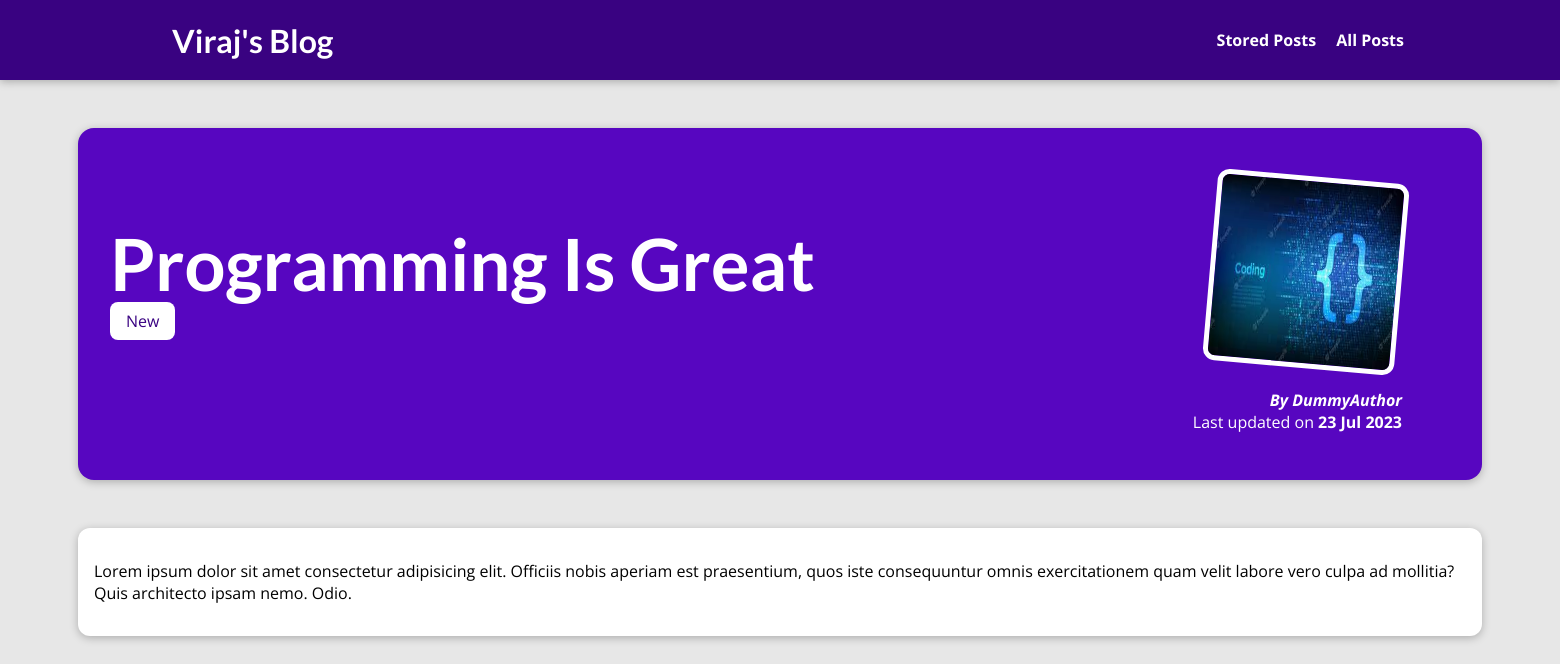
The page /posts/programming-is-great on the database its author committed.
### blog/models.py (models this page shows, shortened)
class Post(models.Model):
    title = models.CharField(max_length=20)
    slug = models.SlugField(unique=True)
    date = models.DateField(auto_now=True)
    image = models.ImageField(upload_to="posts", null=True)
    excerpt = models.CharField(max_length=100)
    content = models.TextField(validators=[MinLengthValidator(10)])
    author = models.ForeignKey(Author, on_delete=models.SET_NULL, null=True)
    tags = models.ManyToManyField(Tag)

class Tag(models.Model):
    caption = models.CharField(max_length=10)
    class Meta:
        verbose_name_plural = 'tags##'

class Author(models.Model):
    name = models.CharField(max_length=50)
    def __str__(self):
        return self.name

### blog/views.py (the view)
# urls.py: path('posts/<slug:slug>', views.PostDetailView.as_view(), name='post-detail'),
class PostDetailView(DetailView):
    template_name = 'blog/post_detail.html'
    model = Post
    def get_context_data(self, **kwargs):
        cache.delete("posts")
        context = super().get_context_data(**kwargs)
        context['post_tags'] = self.object.tags.all()
        return context

### blog/templates/blog/post_detail.html (shortened to what this page needs)
{% extends "base.html" %}
{% load static %}
{% block css_files %}
<link rel="stylesheet" href="{% static 'blog/post_detail.css' %}" />
{% endblock %}
{% block content %}
<section id="summary">
  <h2>{{ post.title }}</h2>
  <div>
    {% for tag in post_tags %}
      <span class="tag">{{ tag.caption }}</span>
    {% endfor %}
  </div>
  <article>
    <img src="{{ post.image.url }}" alt="{{ post.title }}" />
    <address>By {{ post.author }}</address>
    <div>Last updated on <time>{{ post.date|date:"d M Y" }}</time></div>
  </article>
</section>
<main>
  {{ post.content|linebreaks }}
</main>
{% endblock %}

### static/app.css (style rules this page uses)
* { box-sizing: border-box; }
html { font-family: 'Open Sans', 'Lato', sans-serif; }
body { margin: 0; }
h1, h2, h3 { font-family: 'Lato', sans-serif; font-weight: bold; }

### blog/static/blog/post_detail.css (style rules this page uses)
body { background-color: #e7e7e7; }
#summary { margin: 8rem auto 3rem auto; padding: 2rem; width: 90%; max-width: 90rem; border-radius: 16px; background-color: #5706c0; position: relative; box-shadow: 0 2px 8px rgba(0, 0, 0, 0.25); height: 22rem; }
#summary h2 { color: white; font-size: 4.5rem; margin-bottom: 0.25rem; }
#summary article { position: absolute; top: 2rem; right: 3rem; padding: 1rem 2rem; border-radius: 12px; text-align: right; color: white; }
#summary article img { width: 12rem; height: 12rem; border-radius: 12px; transform: rotateZ(5deg); border: 5px solid white; margin-bottom: 1rem; }
#summary address { font-weight: bold; }
#summary time { font-weight: bold; }
main { width: 90%; max-width: 90rem; margin: 3rem auto; background-color: white; padding: 1rem; border-radius: 12px; box-shadow: 0 2px 8px rgba(0, 0, 0, 0.25); }
.tag { background-color: white; color: #390281; padding: 0.5rem 1rem; border-radius: 8px; }

### rows shown on the page
Post: title "Programming Is Great", image (picture), author "DummyAuthor", date "23 Jul 2023", content "Lorem ipsum dolor sit amet consectetur adipisicing elit. Officiis nobis aperiam est praesentium, quos iste consequuntur omnis exercitationem quam velit labore vero culpa ad mollitia? Quis architecto ipsam nemo. Odio."
Tag: caption "New"
